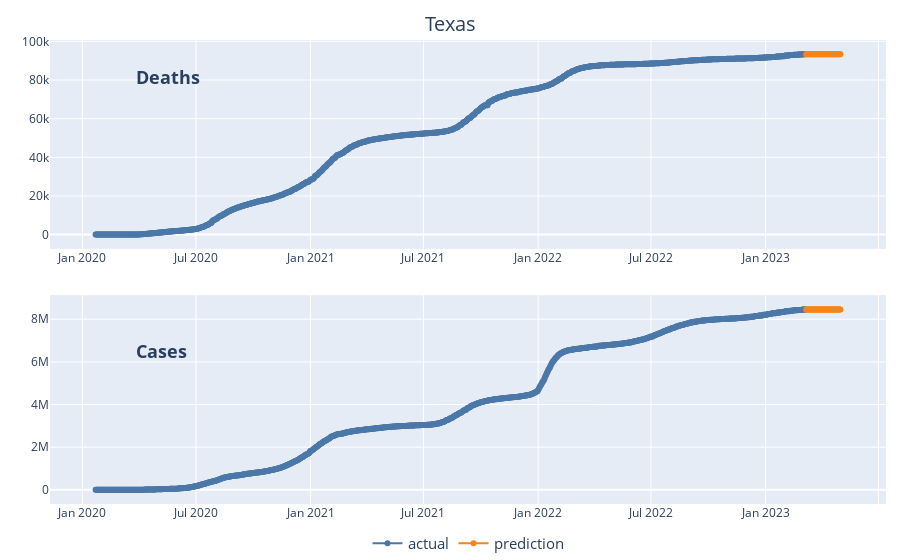

This figure's notebook cell:
### Markdown cell above
## Adding annotations

* Need to add titles to subplots
* Can do in `make_subplots` with `subplot_titles`, but no control
* Instead use `fig.add_annotation` or `annotations` parameter in `fig.update_layout`
    * `annotations` parameter in `fig.update_layout`
    * Use a list of dictionaries
* `margin`
    * Space between the four edges and the figure
    * Default is 80 pixels for left/right margins & 100 top/bottom
    * Decrease to fill out figure
* `fig.update_annotations`
    * updates all annotations

### Code cell
fig.update_layout(
            annotations=[
                {"y": 0.95, "text": "<b>Deaths</b>"},
                {"y": 0.3, "text": "<b>Cases</b>"},
            ],
            margin={"t": 40, "l": 50, "r": 10, "b": 0},
            legend={
                "x": 0.5, 
                "y": -0.05, 
                "xanchor": "center", 
                "orientation": "h", 
                "font": {"size": 15}},
        )
annot_props = {
        "x": 0.1,
        "xref": "paper",
        "yref": "paper",
        "xanchor": "left",
        "showarrow": False,
        "font": {"size": 18},
    }
fig.update_annotations(annot_props)
fig

### Figure 1 — Plotly figure (JSON) as saved in the notebook; plotly's stock layout.template omitted (floating-point values rounded to 4 significant figures; data arrays with more than 128 entries replaced by an {"elided": "..."} marker saying what was removed)
{"data": [{"line": {"color": "#4C78A8"}, "mode": "lines+markers", "name": "actual", "showlegend": true, "type": "scatter", "x": {"elided": "1140 str values"}, "xaxis": "x", "y": {"elided": "1140 int values"}, "yaxis": "y"}, {"line": {"color": "#F58518"}, "mode": "lines+markers", "name": "prediction", "showlegend": true, "type": "scatter", "x": ["2023-03-07T00:00:00", "2023-03-08T00:00:00", "2023-03-09T00:00:00", "2023-03-10T00:00:00", "2023-03-11T00:00:00", "2023-03-12T00:00:00", "2023-03-13T00:00:00", "2023-03-14T00:00:00", "2023-03-15T00:00:00", "2023-03-16T00:00:00", "2023-03-17T00:00:00", "2023-03-18T00:00:00", "2023-03-19T00:00:00", "2023-03-20T00:00:00", "2023-03-21T00:00:00", "2023-03-22T00:00:00", "2023-03-23T00:00:00", "2023-03-24T00:00:00", "2023-03-25T00:00:00", "2023-03-26T00:00:00", "2023-03-27T00:00:00", "2023-03-28T00:00:00", "2023-03-29T00:00:00", "2023-03-30T00:00:00", "2023-03-31T00:00:00", "2023-04-01T00:00:00", "2023-04-02T00:00:00", "2023-04-03T00:00:00", "2023-04-04T00:00:00", "2023-04-05T00:00:00", "2023-04-06T00:00:00", "2023-04-07T00:00:00", "2023-04-08T00:00:00", "2023-04-09T00:00:00", "2023-04-10T00:00:00", "2023-04-11T00:00:00", "2023-04-12T00:00:00", "2023-04-13T00:00:00", "2023-04-14T00:00:00", "2023-04-15T00:00:00", "2023-04-16T00:00:00", "2023-04-17T00:00:00", "2023-04-18T00:00:00", "2023-04-19T00:00:00", "2023-04-20T00:00:00", "2023-04-21T00:00:00", "2023-04-22T00:00:00", "2023-04-23T00:00:00", "2023-04-24T00:00:00", "2023-04-25T00:00:00", "2023-04-26T00:00:00", "2023-04-27T00:00:00", "2023-04-28T00:00:00", "2023-04-29T00:00:00", "2023-04-30T00:00:00", "2023-05-01T00:00:00"], "xaxis": "x", "y": [93287, 93289, 93291, 93293, 93295, 93297, 93299, 93301, 93303, 93305, 93307, 93309, 93311, 93313, 93315, 93317, 93319, 93321, 93323, 93325, 93327, 93329, 93330, 93331, 93332, 93333, 93334, 93335, 93336, 93337, 93338, 93339, 93340, 93341, 93342, 93343, 93344, 93345, 93346, 93347, 93348, 93349, 93350, 93351, 93352, 93353, 93354, 93355, 93356, 93357, 93358, 93359, 93360, 93361, 93362, 93363], "yaxis": "y"}, {"line": {"color": "#4C78A8"}, "mode": "lines+markers", "name": "actual", "showlegend": false, "type": "scatter", "x": {"elided": "1140 str values"}, "xaxis": "x2", "y": {"elided": "1140 int values"}, "yaxis": "y2"}, {"line": {"color": "#F58518"}, "mode": "lines+markers", "name": "prediction", "showlegend": false, "type": "scatter", "x": ["2023-03-07T00:00:00", "2023-03-08T00:00:00", "2023-03-09T00:00:00", "2023-03-10T00:00:00", "2023-03-11T00:00:00", "2023-03-12T00:00:00", "2023-03-13T00:00:00", "2023-03-14T00:00:00", "2023-03-15T00:00:00", "2023-03-16T00:00:00", "2023-03-17T00:00:00", "2023-03-18T00:00:00", "2023-03-19T00:00:00", "2023-03-20T00:00:00", "2023-03-21T00:00:00", "2023-03-22T00:00:00", "2023-03-23T00:00:00", "2023-03-24T00:00:00", "2023-03-25T00:00:00", "2023-03-26T00:00:00", "2023-03-27T00:00:00", "2023-03-28T00:00:00", "2023-03-29T00:00:00", "2023-03-30T00:00:00", "2023-03-31T00:00:00", "2023-04-01T00:00:00", "2023-04-02T00:00:00", "2023-04-03T00:00:00", "2023-04-04T00:00:00", "2023-04-05T00:00:00", "2023-04-06T00:00:00", "2023-04-07T00:00:00", "2023-04-08T00:00:00", "2023-04-09T00:00:00", "2023-04-10T00:00:00", "2023-04-11T00:00:00", "2023-04-12T00:00:00", "2023-04-13T00:00:00", "2023-04-14T00:00:00", "2023-04-15T00:00:00", "2023-04-16T00:00:00", "2023-04-17T00:00:00", "2023-04-18T00:00:00", "2023-04-19T00:00:00", "2023-04-20T00:00:00", "2023-04-21T00:00:00", "2023-04-22T00:00:00", "2023-04-23T00:00:00", "2023-04-24T00:00:00", "2023-04-25T00:00:00", "2023-04-26T00:00:00", "2023-04-27T00:00:00", "2023-04-28T00:00:00", "2023-04-29T00:00:00", "2023-04-30T00:00:00", "2023-05-01T00:00:00"], "xaxis": "x2", "y": [8454986, 8455242, 8455491, 8455734, 8455970, 8456200, 8456424, 8456643, 8456856, 8457064, 8457266, 8457463, 8457655, 8457842, 8458024, 8458201, 8458373, 8458541, 8458704, 8458863, 8459018, 8459169, 8459316, 8459459, 8459598, 8459733, 8459865, 8459993, 8460118, 8460239, 8460357, 8460472, 8460584, 8460693, 8460799, 8460902, 8461002, 8461100, 8461195, 8461287, 8461377, 8461464, 8461549, 8461632, 8461712, 8461790, 8461866, 8461940, 8462012, 8462082, 8462150, 8462216, 8462280, 8462343, 8462404, 8462463], "yaxis": "y2"}], "layout": {"annotations": [{"font": {"size": 18}, "showarrow": false, "text": "<b>Deaths</b>", "x": 0.1, "xanchor": "left", "xref": "paper", "y": 0.95, "yref": "paper"}, {"font": {"size": 18}, "showarrow": false, "text": "<b>Cases</b>", "x": 0.1, "xanchor": "left", "xref": "paper", "y": 0.3, "yref": "paper"}], "legend": {"font": {"size": 15}, "orientation": "h", "x": 0.5, "xanchor": "center", "y": -0.05}, "margin": {"b": 0, "l": 50, "r": 10, "t": 40}, "title": {"font": {"size": 20}, "text": "Texas", "x": 0.5, "y": 0.97}, "xaxis": {"anchor": "y", "domain": [0, 1]}, "xaxis2": {"anchor": "y2", "domain": [0, 1]}, "yaxis": {"anchor": "x", "domain": [0.55, 1]}, "yaxis2": {"anchor": "x2", "domain": [0, 0.45]}}}
